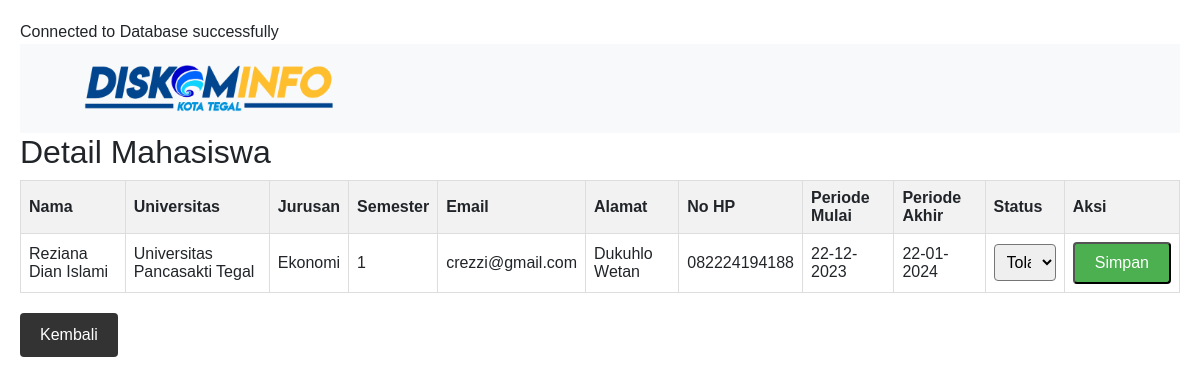
Page /detail-mahasiswa.php?id=1 on the committed database.
### tables this page shows
CREATE TABLE `data_mahasiswa` (
  `id` int(11) NOT NULL,
  `nama` varchar(100) NOT NULL,
  `universitas` varchar(50) NOT NULL,
  `jurusan` varchar(50) NOT NULL,
  `semester` int(5) NOT NULL,
  `email` varchar(100) NOT NULL,
  `alamat` varchar(400) NOT NULL,
  `no_hp` varchar(15) NOT NULL,
  `periode_mulai` varchar(50) NOT NULL,
  `periode_akhir` varchar(50) NOT NULL,
  `status` tinyint(1) NOT NULL
);

### detail-mahasiswa.php (the view, shortened to what this page needs)
<?php
include "functions.php";
if (isset($_GET['id'])) {
    $mahasiswa_id = $_GET['id'];
    $query = "SELECT * FROM data_mahasiswa WHERE id = $mahasiswa_id";
    $result = mysqli_query($conn, $query);
    if (mysqli_num_rows($result) > 0) {
      $mahasiswa = mysqli_fetch_assoc($result);
    } else {
      echo "Data not found";
    }
  }
?>
<!DOCTYPE html>
<html>
<head>
<link rel="stylesheet" href="./index.css" />
<link
			rel="stylesheet"
			href="https://cdn.jsdelivr.net/npm/bootstrap@4.3.1/dist/css/bootstrap.min.css"
		/>
</head>
<body>
<nav class="navbar navbar-expand-lg navbar-light bg-light p-3">
			<a class="navbar-brand ml-5" href="./"><img class="logo-nav" src="./img/logo_diskominfo.png" alt="" /></a>
		</nav>
    <div class="row">
      <div class="col"><h2>Detail Mahasiswa</h2>
    <table>
      <tr>
        <th>Nama</th>
        <th>Universitas</th>
        <th>Jurusan</th>
        <th>Semester</th>
        <th>Email</th>
        <th>Alamat</th>
        <th>No HP</th>
        <th>Periode Mulai</th>
        <th>Periode Akhir</th>
        <th>Status</th>
        <th>Aksi</th>
      </tr>
      <tr>
        <td><?= $mahasiswa['nama'] ?></td>
        <td><?= $mahasiswa['universitas'] ?></td>
        <td><?= $mahasiswa['jurusan'] ?></td>
        <td><?= $mahasiswa['semester'] ?></td>
        <td><?= $mahasiswa['email'] ?></td>
        <td><?= $mahasiswa['alamat'] ?></td>
        <td><?= $mahasiswa['no_hp'] ?></td>
        <td><?= $mahasiswa['periode_mulai'] ?></td>
        <td><?= $mahasiswa['periode_akhir'] ?></td>
        <td>
          <select class="status-select" id="status-select">
            <option value="0" <?= $mahasiswa['status'] == 0 ? 'selected' : '' ?>>Tolak</option>
          </select>
        </td>
        <td>
          <button class="btn-save" onclick="saveStatus()">Simpan</button>
        </td>
      </tr>
    </table>
    <a class="btn-back" href="list-pendaftar.php">Kembali</a>
  </div>
</div>
</body>
</html>

### index.css (style rules this page uses)
.logo-nav { width: 250px; }
html, body { max-width: 100%; overflow-x: hidden; }
body { background-color: #e6eaf5; font-family: "Roboto", sans-serif; }

### detail-mahasiswa.php (style rules this page uses)
body { font-family: Arial, sans-serif; padding: 20px; }
table { width: 100%; border-collapse: collapse; margin-bottom: 20px; }
th, td { padding: 8px; border: 1px solid #ddd; }
th { background-color: #f2f2f2; }
.btn-back { display: inline-block; padding: 10px 20px; background-color: #333; color: #fff; text-decoration: none; border-radius: 4px; }
.btn-save { display: inline-block; padding: 10px 20px; background-color: #4CAF50; color: #fff; text-decoration: none; border-radius: 4px; }
.status-select { width: 100%; padding: 8px; border-radius: 4px; }

### rows in the picture
data_mahasiswa: nama "Reziana Dian Islami", universitas "Universitas Pancasakti Tegal", jurusan "Ekonomi", semester "1", email "crezzi@gmail.com", alamat "Dukuhlo Wetan", no_hp "082224194188", periode_mulai "22-12-2023", periode_akhir "22-01-2024", status "Tolak"
